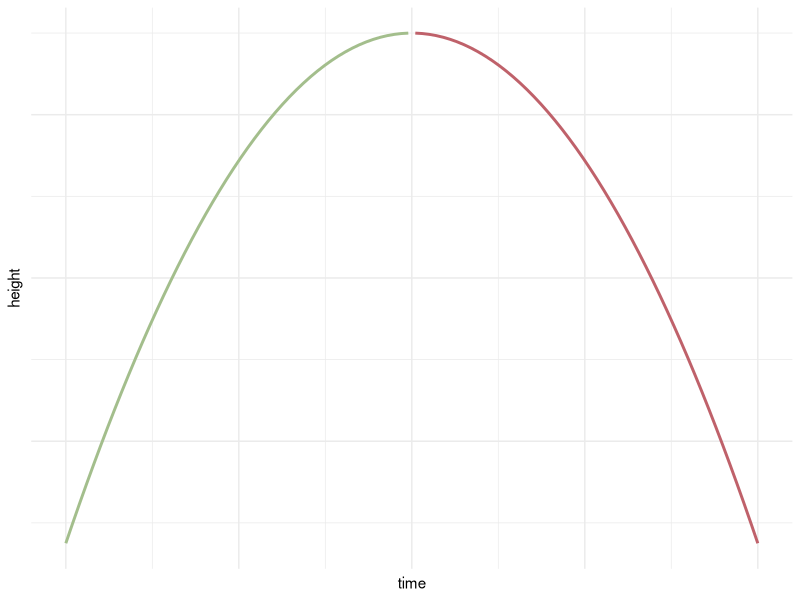
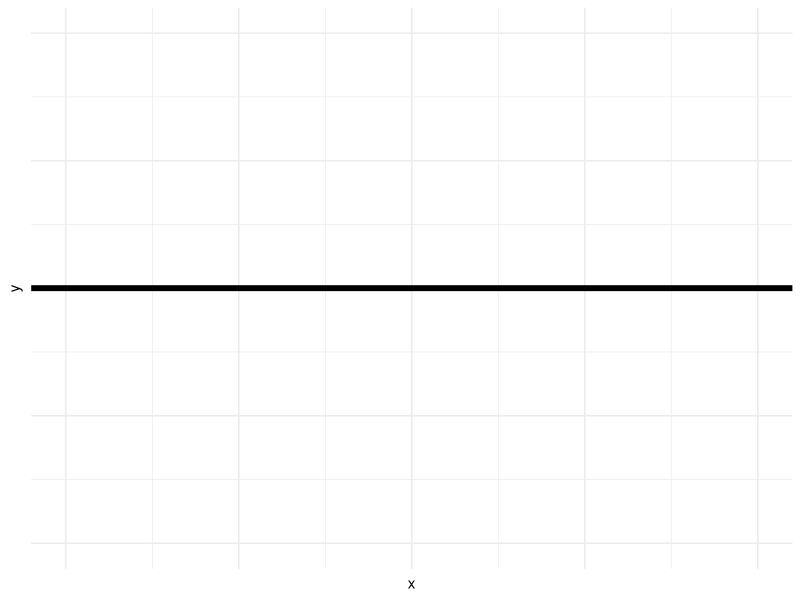
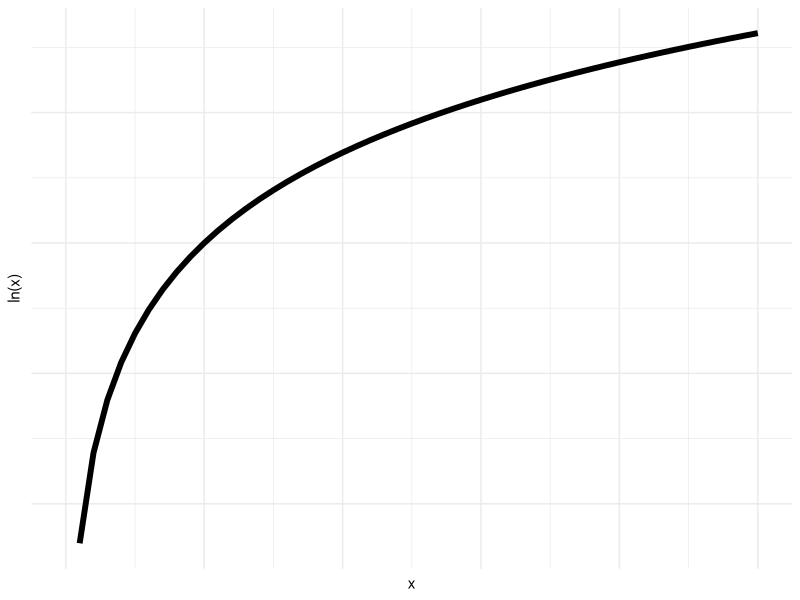

Write R code to recreate these figures, in order.
## ---- chunk 1
library(ggplot2)

# Create time values
time <- seq(0, 10, length.out = 100)

# Calculate height values for the parabola
height <- -0.5 * (time - 5)^2 + 10

# Create a data frame
parabola_data <- data.frame(time, height)

# Split the data into increasing and decreasing segments
increasing_data <- parabola_data[parabola_data$time <= 5, ]
decreasing_data <- parabola_data[parabola_data$time > 5, ]

# Create the parabola plot with different colors
parabola_plot <- ggplot() +
  geom_line(data = increasing_data, aes(time, height), color = "#A3BE8C", size = 1) +
  geom_line(data = decreasing_data, aes(time, height), color = "#BF616A"  , size = 1) +
  theme_minimal() +
  theme(axis.text.x = element_blank(),  # Remove x-axis ticks and labels
        axis.ticks.x = element_blank(),  # Remove x-axis ticks, 
        axis.ticks.y = element_blank(),  # Remove y-axis ticks
        axis.text.y = element_blank())

parabola_plot
## ---- chunk 2
library(ggplot2)

p <- ggplot(data = NULL, aes(x = NULL, y = NULL)) +
  xlim(0,10) +
  ylim(0,10) +
  labs(x = "x", y = "y") +
  theme_minimal() +
  theme(axis.text.x = element_blank(),  # Remove x-axis ticks and labels
        axis.ticks.x = element_blank(),  # Remove x-axis ticks, 
        axis.ticks.y = element_blank(),  # Remove y-axis ticks
        axis.text.y = element_blank())

p + geom_hline(yintercept = 5, linetype = "solid", color = "black", linewidth = 2)
## ---- chunk 3
# Load the ggplot2 library if not already loaded
library(ggplot2)

# Create a data frame with x values
data <- data.frame(x = seq(0.1, 5, by = 0.1)) # Generate x values from 0.1 to 5

# Add a new column with the natural logarithm of x
data$ln_x <- log(data$x)

# Create the ggplot object and plot the natural log function
ggplot(data, aes(x = x, y = ln_x)) +
  geom_line(color = "black", size = 2) +
  xlim(0,5) +
  labs(
    x = "x",
    y = "ln(x)"
  ) +
  theme_minimal() +
  theme(axis.text.x = element_blank(),  # Remove x-axis ticks and labels
        axis.ticks.x = element_blank(),  # Remove x-axis ticks, 
        axis.ticks.y = element_blank(),  # Remove y-axis ticks
        axis.text.y = element_blank())
